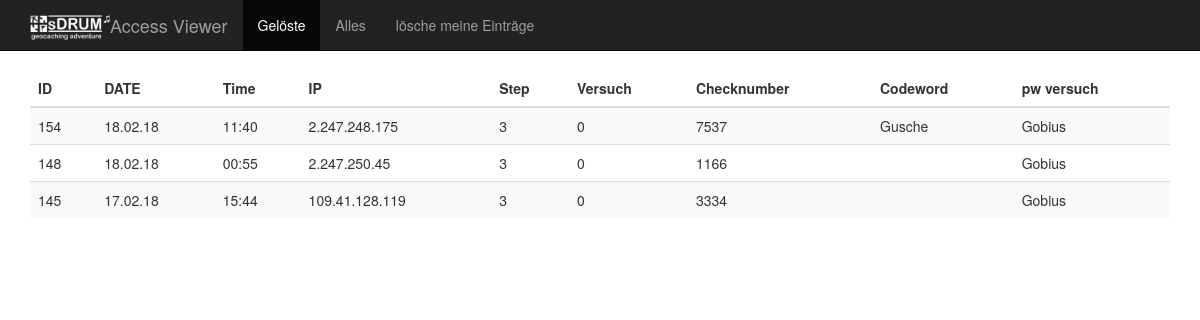
Before: /show_access1.php?a=view&mode=solved with the older database file.
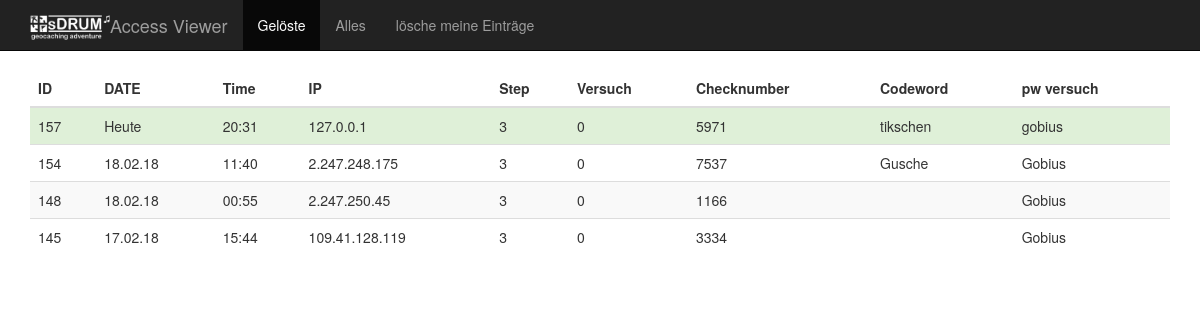
After: the same page with the newer database file.
### tables this page shows
CREATE TABLE "access_list" (
	`id`	INTEGER PRIMARY KEY AUTOINCREMENT,
	`ip_adress`	TEXT,
	`ts`	INTEGER,
	`pw`	TEXT,
	`try`	INTEGER,
	`step`	INTEGER,
	`cross`	INTEGER,
	`codeword`	TEXT
);

### show_access1.php (the view, shortened to what this page needs)
<!DOCTYPE html>
<html lang="de">
  <head>
    <link href="include/bootstrap-3.3.5-dist/css/bootstrap.min.css" rel="stylesheet">
  </head>
  <body>
    <nav class="navbar navbar-default navbar-fixed-top navbar-inverse">
      <div class="container">
        <div class="navbar-header">
          <a class="navbar-brand" href="#">Access Viewer<img src="sDRUM_Logo_invers.png" style="width:80px; float:left;"/></a>
        </div>
        <div id="navbar" class="navbar-collapse collapse">
          <ul class="nav navbar-nav">
            <li class="active"><a href="show_access1.php?a=view&mode=solved">Gelöste</a></li>
            <li><a href="show_access1.php?a=view&mode=all">Alles</a></li>
            <li><a href="show_access1.php?a=drop_me&mode=">lösche meine Einträge</a></li>
          </ul>
        </div>
      </div>
    </nav>
    <div class="container">
   <div class="table-responsive">
<?php
$action = '';
function ts_short($ts)
{
  $temp = bcdiv($ts, 86400, 0);
  return ($temp);
}
function get_table($mode)
{
  $date_ts_now = ts_short(time());
  $db = new SQLite3(DB_NAME);
  if(($mode == '')||($mode == 'solved')){
    $q = "SELECT * FROM access_list WHERE step == 3 ORDER BY ts DESC LIMIT 50";
  }else{
    $q = "SELECT * FROM access_list ORDER BY ts DESC LIMIT 50";
  }
$results = $db->query($q);
  $tbl = '<table class="table table-striped">';
  $tbl .= "<thead style=\"text-align:left;\">";
  $tbl .= "<tr>";
  $tbl .= "<th >ID</th>";
  $tbl .= "<th >DATE</th>";
  $tbl .= "<th >Time</th>";
  $tbl .= "<th >IP</th>";
  $tbl .= "<th >Step</th>";
  $tbl .= "<th >Versuch</th>";
  $tbl .= "<th >Checknumber</th>";
  $tbl .= "<th >Codeword</th>";
  $tbl .= "<th >pw versuch</th>";
  $tbl .= "</tr>";
  $tbl .= "</thead>";
  $tbl .= "<tbody>";
  while ($row = $results->fetchArray()) {
     $css = '';
     $date_ts = ts_short($row['ts']);
     if($date_ts == $date_ts_now){$css = 'class="success"';$datum = "Heute";}else
     if($date_ts == $date_ts_now-1){$css = 'class="info"';$datum = "Gestern";}else
      {
       $datum = date("d.m.y",$row['ts'] );
      }
     $tbl .= "<tr $css>";
     $tbl .= "<td>".$row['id']."</td>";
     $tbl .= "<td>".$datum."</td>";
     $tbl .= "<td>".date("H:i",$row['ts'] )."</td>";
     $tbl .= "<td>".$row['ip_adress']."</td>";
     $tbl .= "<td>".$row['step']."</td>";
     $tbl .= "<td>".$row['try']."</td>";
     $tbl .= "<td>".$row['cross']."</td>";
     $tbl .= "<td>".$row['codeword']."</td>";
     $tbl .= "<td>".$row['pw']."</td>";
     $tbl .= "</tr>";
  }
  $tbl .= "</tbody>";
  $tbl .= '</table>';
  return $tbl;
}
if (isset($_REQUEST['a']))
{
  $action = $_REQUEST['a'];
  $mode = '';
  if(isset($_REQUEST['mode'])){$mode = $_REQUEST['mode'];}
}
if($action == 'view')
{
  print get_table($mode);
}
?>
    </div>
    </div>
  </body>
</html>

### show_access1.php (style rules this page uses)
body { padding-top: 70px; }

Changed rows visible on the page:
added access_list: id "157", ts "Heute", ts "20:31", ip_adress "127.0.0.1", step "3", try "0", cross "5971", codeword "tikschen", pw "gobius"
